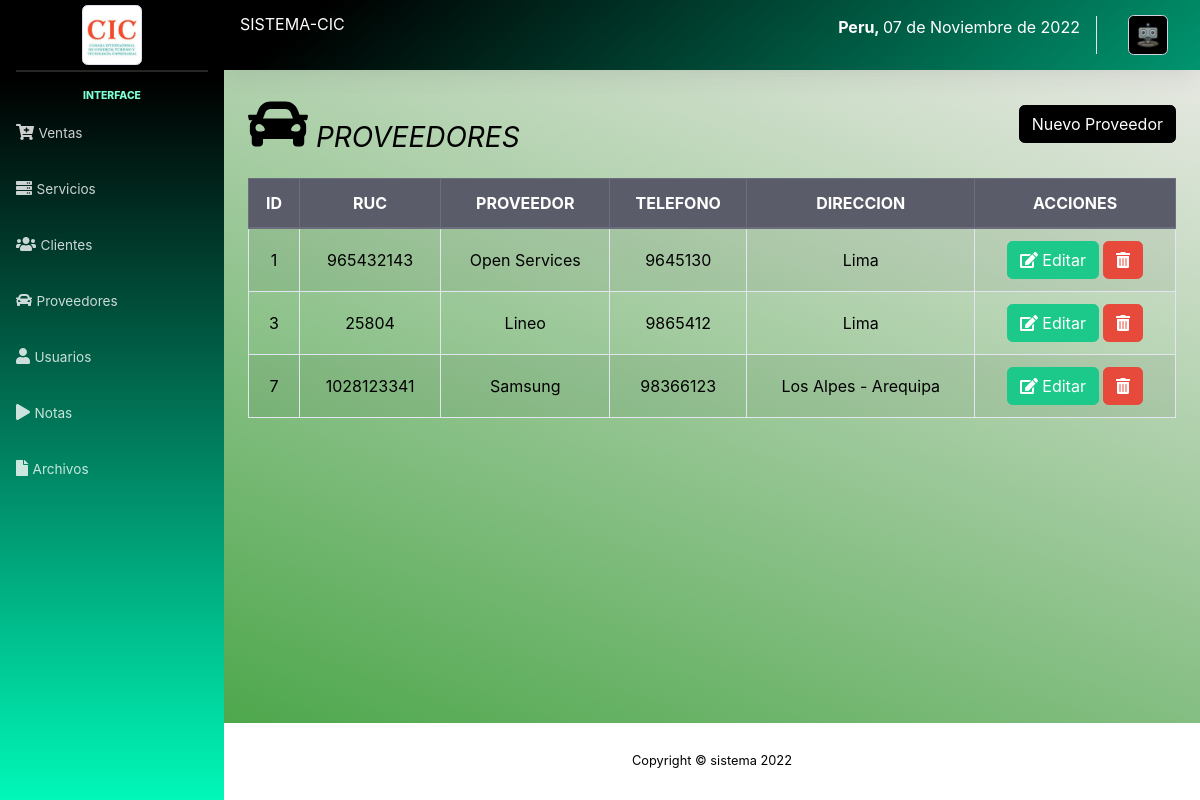
Before: /sistema/lista_proveedor.php (signed in) with the older database file.
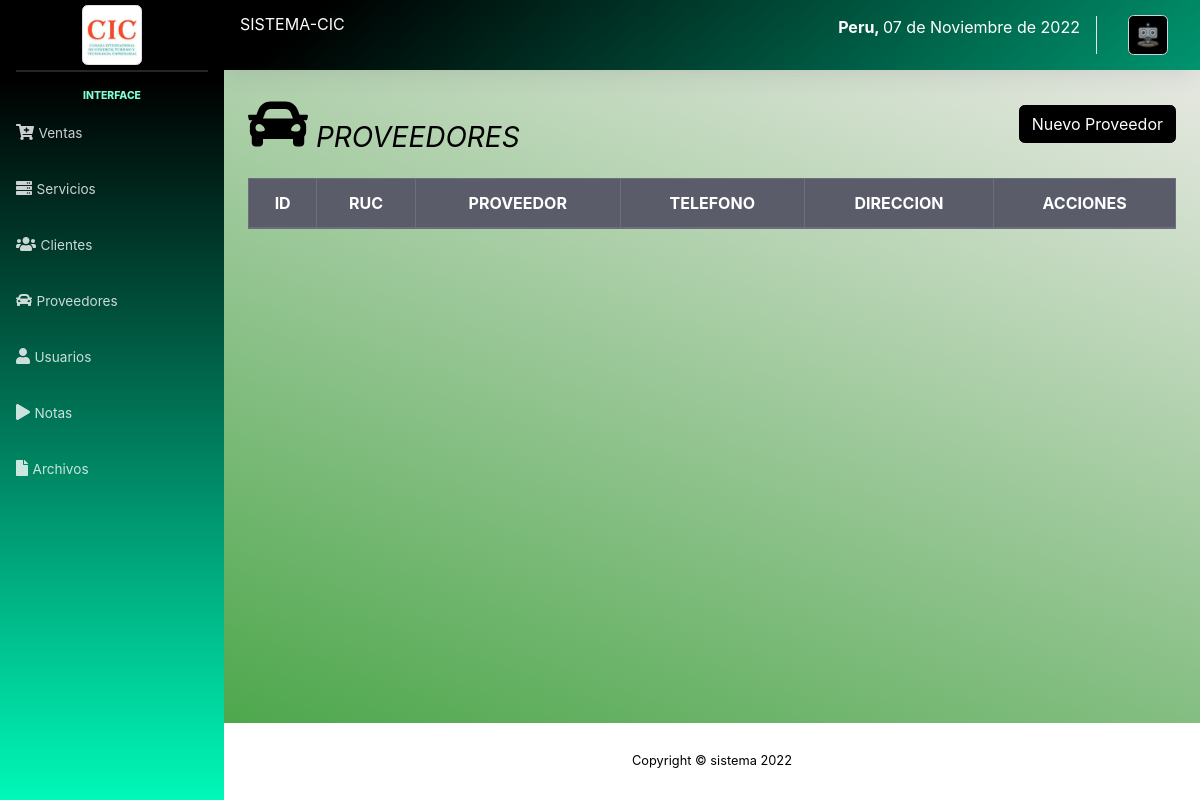
After: the same page with the newer database file.
### tables this page shows
CREATE TABLE `proveedor` (
  `codproveedor` int(11) NOT NULL,
  `proveedor` varchar(100) NOT NULL,
  `contacto` varchar(100) NOT NULL,
  `telefono` int(11) NOT NULL,
  `direccion` varchar(100) NOT NULL,
  `usuario_id` int(11) NOT NULL
);

### sistema/lista_proveedor.php (the view)
<?php include_once "includes/header.php"; ?>
<div class="container-fluid">
	<div class="d-sm-flex align-items-center justify-content-between mb-4">
		<h1 class="h3 mb-0 text-gray-800"><i><i style="font-size: 60px" class="fas fa-car mb-8"></i> PROVEEDORES</i></h1>
		<a href="registro_proveedor.php" class="btn btn-primary">Nuevo Proveedor</a>
	</div>
	<div class="row">
		<div class="col-lg-12">
			<div class="table-responsive">
				<table class="table table-striped table-bordered" id="table">
					<thead class="thead-dark">
						<tr>
							<th>ID</th>
							<th>RUC</th>
							<th>PROVEEDOR</th>
							<th>TELEFONO</th>
							<th>DIRECCION</th>
							<?php if ($_SESSION['rol'] == 1) { ?>
							<th>ACCIONES</th>
							<?php } ?>
						</tr>
					</thead>
					<tbody>
						<?php
						include "../conexion.php";
						$query = mysqli_query($conexion, "SELECT * FROM proveedor");
						$result = mysqli_num_rows($query);
						if ($result > 0) {
							while ($data = mysqli_fetch_assoc($query)) { ?>
								<tr>
									<td><?php echo $data['codproveedor']; ?></td>
									<td><?php echo $data['contacto']; ?></td>
									<td><?php echo $data['proveedor']; ?></td>
									<td><?php echo $data['telefono']; ?></td>
									<td><?php echo $data['direccion']; ?></td>
									<?php if ($_SESSION['rol'] == 1) { ?>
									<td>
										<a href="editar_proveedor.php?id=<?php echo $data['codproveedor']; ?>" class="btn btn-success"><i class='fas fa-edit'></i> Editar</a>
										<form action="eliminar_proveedor.php?id=<?php echo $data['codproveedor']; ?>" method="post" class="confirmar d-inline">
										<button class="btn btn-danger" type="submit"><i class='fas fa-trash-alt'></i> </button>
										</form>
									</td>
									<?php } ?>
								</tr>
						<?php
						}
						} ?>
					</tbody>
				</table>
			</div>
		</div>
	</div>
</div>
</div>
<?php include_once "includes/footer.php"; ?>

Changed rows visible on the page:
removed proveedor: codproveedor "1", contacto "965432143", proveedor "Open Services", telefono "9645130", direccion "Lima"
removed proveedor: codproveedor "3", contacto "25804", proveedor "Lineo", telefono "9865412", direccion "Lima"
removed proveedor: codproveedor "7", contacto "1028123341", proveedor "Samsung", telefono "98366123", direccion "Los Alpes - Arequipa"
